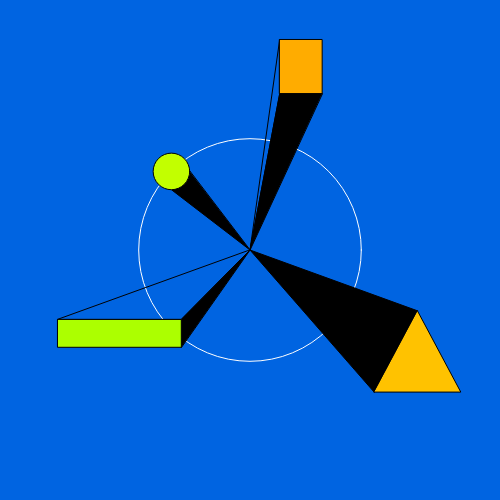
Frame 1 (no input)
Frame 60 (no input): identical to frame 1, image omitted
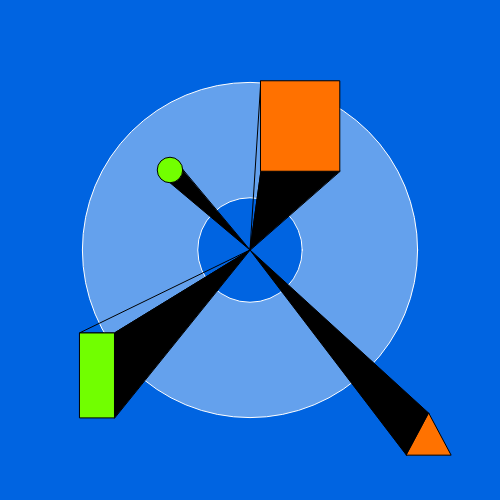
Frame 120 (the mouse pressed at the canvas centre since frame 60)

The p5.js sketch that drew these frames (run headless with seeded random() and noise() and a simulated clock; from frame 60 on, the mouse is pressed at the canvas centre):

// p5.js sketch
// ── sketch.js
//ellipse
let ex;
let es;
//triangle
let tx;
let ty;
let ts;
//rectangle
let rx1;
let ry1;
let rw1;
let rh1;
let rx2;
let ry2;
let rw2;
let rh2;

let s;

//color
let c1;
let c2;

function setup() {
  createCanvas(500,500);
  ex = random(100,200);
  es = random(20,100);
  
  tx = random(320,450);
  ty = random(320,450);
  ts = random(20,130);

  rx1 = random(250,350);
  ry1 = random(20,100);
  rw1 = random(20,150);
  rh1 = random(20,150);
  rx2 = random(20,100);
  ry2 = random(250,350);
  rw2 = random(20,150);
  rh2 = random(20,150);

  s = random(360);

  c1 = random(1);
  c2 = random(1);

}

function draw() {
  background(0,100,225);
  noFill();
  stroke(255);
  ellipse(250,250,ts*es/20);
  fill(255,255,255,100)
  ellipse(250,250,rw1*rh2/20);
  fill(0,100,225);
  ellipse(250,250,rw2*rh1/30);

  //b for ellipse
  stroke(0);
  fill(0,0,0,c1*1000);
  triangle(250,250,ex,ex+es/2,ex+es/2,ex);
  //b for triangle
  triangle(tx,ty-ts/2,250,250,tx-ts*2/5,ty+ts/4);
  //b for rectangle
  noFill();
  triangle(250,250,rx1,ry1,rx1,ry1+rh1);
  triangle(250,250,rx2+rw2,ry2,rx2,ry2);

  fill(0);
  triangle(250,250,rx1,ry1+rh1,rx1+rw1,ry1+rh1);
  triangle(250,250,rx2+rw2,ry2,rx2+rw2,ry2+rh2);


  fill(c1*255,255,0);
  ellipseMode(CENTER)
  ellipse(ex,ex,es);

  fill(255,c1*255,0);
  triangle(tx,ty-ts/2,tx+ts*2/5,ty+ts/4,tx-ts*2/5,ty+ts/4);

  fill(255,c2*255,0);
  rect(rx1,ry1,rw1,rh1);

  fill(c2*255,255,0);
  rect(rx2,ry2,rw2,rh2);

}

function mousePressed() {
  createCanvas(500,500);
  background(0,100,225);
  ex = random(100,200);
  es = random(20,100);
  
  tx = random(320,450);
  ty = random(320,450);
  ts = random(20,130);

  rx1 = random(250,400);
  ry1 = random(20,150);
  rw1 = random(20,100);
  rh1 = random(20,100);
  rx2 = random(20,150);
  ry2 = random(250,400);
  rw2 = random(20,100);
  rh2 = random(20,100);

  s = random(360);

  c1 = random(1);
  c2 = random(1);
}
// ── readme.html
<!DOCTYPE html>
<html lang="en">
<head>
  <meta charset="UTF-8">
  <script src="sketch.js"></script>
  <title>Sketch Name</title> <!--Update your title here-->
  <!--Add style to your code within the style tag <style></style>
  Read the W3Schools CSS Intro for more: https://www.w3schools.com/css/css_intro.asp 
  -->
  <style>
    body {
      font-family: sans-serif;
      margin: 2em;
      /*padding: 1em;*/
      color: #000000;
      background-color: #f0f0f0;
    }

    a {
      color: rgb(0,0,255);
    }

    a:hover {
      text-decoration: dashed;
    }

    h1 {
      /* Insert your own style here */
    }

    h2 {
      /* Insert your own style here */
    }
  </style>
</head>

<body>
    <h1>Week2 Description</h1>
    <p>I know it’s probably a little bit overdecorated, but it’s hard to give up an idea after it has already come to mind. And I promise it just uses three kinds of simple shapes (ellipse, rectangle, triangle), and there is nothing outside what we learn in class.
I’m trying to use those simple 2D shapes to create a sense of depth and establish a visual centerpiece. I divide the canvas into four parts, and each one will have a shape moving randomly, and use fill/nofill triangles based on those random shapes' points’ positions to make it look more three-dimensional. 
Then the center of the pattern will be full of straight lines, so I need to add some circles on the background so that the whole style will look more harmonious, which can also make the front part stand out.</p>
    <p><a href="index.html" target="_blank">Link to sketch</a></p>

    <!--Replace with your own image-->
    <!--You can limit the size of your displayed image using "height" or "width" -->
    <img src="media/image.jpg" height="400px" alt=" "></img>
</body>
</html>
